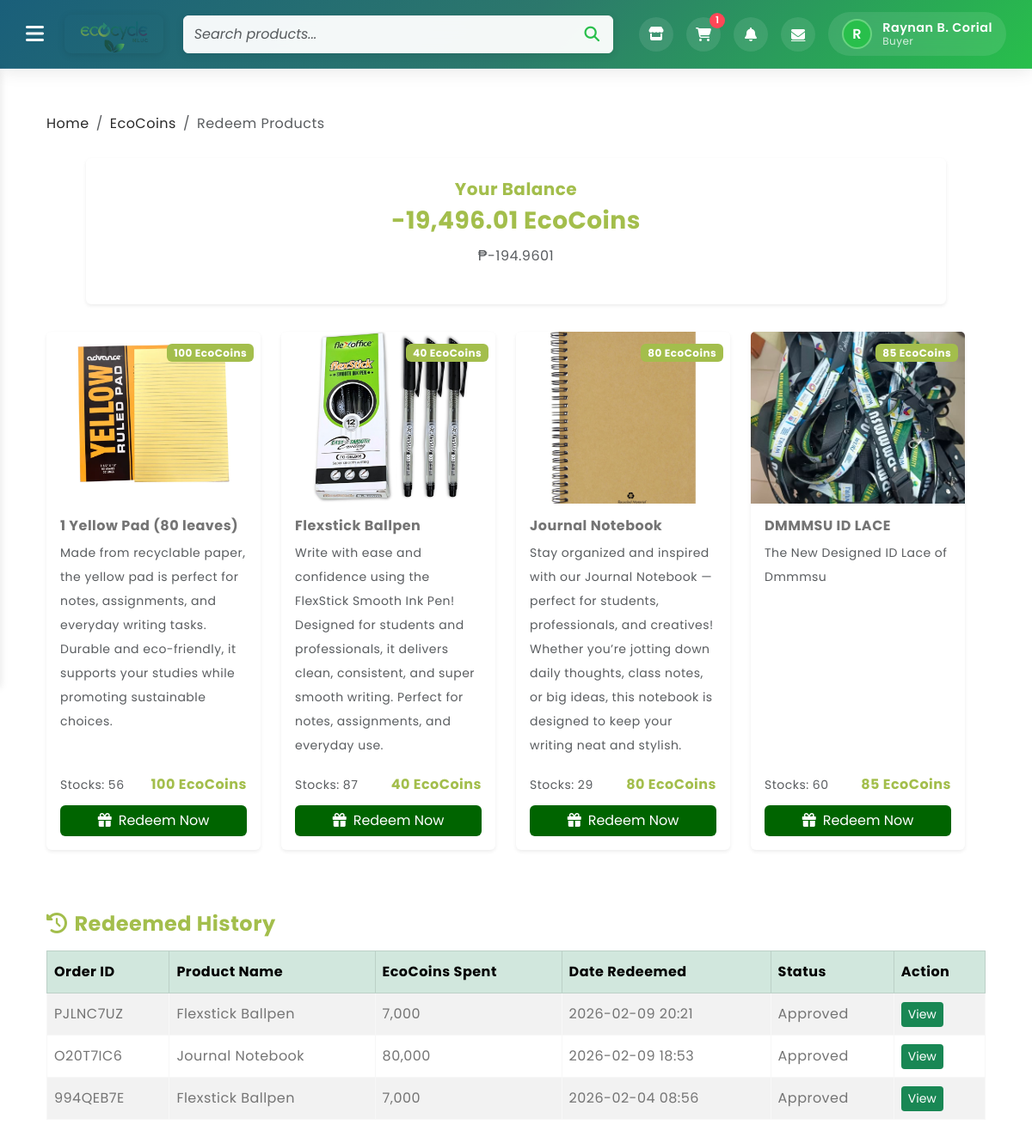
Page /redeemed-products.php (signed in) on the committed database.
### tables this page shows
CREATE TABLE `bardproducts` (
  `id` int(11) NOT NULL AUTO_INCREMENT,
  `name` varchar(255) NOT NULL,
  `description` text DEFAULT NULL,
  `ecocoins_cost` int(11) NOT NULL,
  `stocks` int(11) NOT NULL DEFAULT 0,
  `image` varchar(255) DEFAULT NULL,
  `created_at` timestamp NOT NULL DEFAULT current_timestamp(),
  `updated_at` timestamp NOT NULL DEFAULT current_timestamp() ON UPDATE current_timestamp(),
  PRIMARY KEY (`id`)
);

CREATE TABLE `bardproductsredeem` (
  `redeem_id` int(11) NOT NULL AUTO_INCREMENT,
  `user_id` int(11) NOT NULL,
  `user_type` enum('buyer','seller') NOT NULL,
  `product_id` int(11) NOT NULL,
  `quantity` int(11) NOT NULL DEFAULT 1,
  `ecocoins_spent` int(11) NOT NULL,
  `status` enum('pending','approved','declined','completed') DEFAULT 'pending',
  `created_at` timestamp NOT NULL DEFAULT current_timestamp(),
  `updated_at` timestamp NOT NULL DEFAULT current_timestamp() ON UPDATE current_timestamp(),
  `cost` decimal(10,2) NOT NULL DEFAULT 0.00,
  `order_id` varchar(50) NOT NULL,
  `redeemed_at` datetime NOT NULL DEFAULT current_timestamp(),
  PRIMARY KEY (`redeem_id`)
);

### redeemed-products.php (the view, shortened to what this page needs)
<?php
if ($_SESSION['user_type'] === 'buyer') {
    include 'homeheader.php';
} elseif ($_SESSION['user_type'] === 'seller') {
    include 'sellerheader.php';
} else {
    header('Location: login.php');
    exit();
}
include 'config/database.php';
$user_email = $_SESSION['email'];
$user_username = $_SESSION['username'];
$balance = 0;
$stmt = $pdo->prepare('SELECT ecocoins_balance FROM Buyers WHERE email = ? OR username = ? LIMIT 1');
$stmt->execute([$user_email, $user_username]);
$row = $stmt->fetch();
if ($row) {
    $balance += (float)$row['ecocoins_balance'];
}
$products = [];
$stmt = $pdo->query("SELECT id, name, description, ecocoins_cost, stocks, image FROM bardproducts");
if ($stmt) {
    $products = $stmt->fetchAll(PDO::FETCH_ASSOC);
}
?>
<!DOCTYPE html>
<html lang="en">
<head>
    <link href="https://cdn.jsdelivr.net/npm/bootstrap@5.3.0-alpha3/dist/css/bootstrap.min.css" rel="stylesheet">
    <link rel="stylesheet" type="text/css" href="style.css">
    <link rel="stylesheet" href="https://cdnjs.cloudflare.com/ajax/libs/font-awesome/6.4.0/css/all.min.css">
</head>
<body>
    <div class="container-fluid">
        <div class="row">
            <div class="main-content">
                <div class="container-lg mt-5">
                    <nav aria-label="breadcrumb" class="mb-4">
                        <ol class="breadcrumb">
                            <li class="breadcrumb-item"><a href="home.php" class="text-decoration-none">Home</a></li>
                            <li class="breadcrumb-item"><a href="ecocoins.php" class="text-decoration-none">EcoCoins</a></li>
                            <li class="breadcrumb-item active" aria-current="page">Redeem Products</li>
                        </ol>
                    </nav>
                    <div class="row mb-5">
                        <div class="col-lg-4 mx-auto d-flex justify-content-center">
                            <div class="card shadow-sm border-0" style="min-width: 1000px;">
                                <div class="card-body text-center p-4">
                                    <h5 class="text-success mb-2">Your Balance</h5>
                                    <h3 class="fw-bold text-success"><?php echo number_format($balance, 2); ?> EcoCoins</h3>
                                    <p class="text-muted">₱<?php echo number_format($balance / 100, 4); ?></p>
                                </div>
                            </div>
                        </div>
                        <div style="height: 32px;"></div>
                    <div class="row" id="productsGrid">
                        <?php if (count($products) > 0): ?>
                            <?php foreach ($products as $product): ?>
                                <div class="col-lg-3 col-md-4 col-sm-6 mb-4">
                                    <div class="card shadow-sm border-0 h-100 product-card" style="cursor:default;">
                                        <div class="position-relative">
                                            <img src="<?php echo htmlspecialchars($product['image']); ?>" class="card-img-top" alt="<?php echo htmlspecialchars($product['name']); ?>" style="height: 200px; object-fit: cover;">
                                            <div class="position-absolute top-0 end-0 m-2">
                                                <span class="badge bg-success"><?php echo number_format($product['ecocoins_cost']); ?> EcoCoins</span>
                                            </div>
                                        </div>
                                        <div class="card-body d-flex flex-column">
                                            <h6 class="card-title fw-bold"><?php echo htmlspecialchars($product['name']); ?></h6>
                                            <p class="card-text text-muted small">
                                                <?php echo htmlspecialchars(explode("\n", $product['description'])[0]); ?>
                                            </p>
                                            <div class="mt-auto">
                                                <div class="d-flex justify-content-between align-items-center mb-2">
                                                    <span class="text-muted small">Stocks: <?php echo (int)$product['stocks']; ?></span>
                                                    <span class="text-success fw-bold"><?php echo number_format($product['ecocoins_cost']); ?> EcoCoins</span>
                                                </div>
                                                <button class="btn btn-custom-redeem w-100" onclick="redeemProduct(<?php echo (int)$product['id']; ?>, <?php echo (int)$product['ecocoins_cost']; ?>, '<?php echo addslashes($product['name']); ?>')">
                                                    <i class="fas fa-gift me-2"></i>Redeem Now
                                                </button>
                                            </div>
                                        </div>
                                    </div>
                                </div>
                            <?php endforeach; ?>
                        <?php endif; ?>
                    </div>
                    <div class="mt-5">
                        <h4 class="mb-3 text-success"><i class="fas fa-history me-2"></i>Redeemed History</h4>
                        <div class="table-responsive">
                            <table class="table table-bordered table-striped">
                                <thead class="table-success">
                                    <tr>
                                        <th>Order ID</th>
                                        <th>Product Name</th>
                                        <th>EcoCoins Spent</th>
                                        <th>Date Redeemed</th>
                                        <th>Status</th>
                                        <th>Action</th>
                                    </tr>
                                </thead>
                                <tbody>
                                    <?php
                                    $user_id = $_SESSION['user_id'];
                                    $user_type = $_SESSION['user_type'];
                                    $stmt = $pdo->prepare("SELECT br.order_id, bp.name, br.ecocoins_spent, br.status, br.redeemed_at, bp.image FROM bardproductsredeem br JOIN bardproducts bp ON br.product_id = bp.id WHERE br.user_id = ? AND br.user_type = ? AND br.status = 'approved' ORDER BY br.redeemed_at DESC");
                                    $stmt->execute([$user_id, $user_type]);
                                    $history = $stmt->fetchAll(PDO::FETCH_ASSOC);
                                    if (count($history) > 0):
                                        foreach ($history as $row):
                                    ?>
                                    <tr>
                                        <td><?php echo htmlspecialchars($row['order_id']); ?></td>
                                        <td><?php echo htmlspecialchars($row['name']); ?></td>
                                        <td><?php echo number_format($row['ecocoins_spent']); ?></td>
                                        <td><?php echo date('Y-m-d H:i', strtotime($row['redeemed_at'])); ?></td>
                                        <td><?php echo ucfirst($row['status']); ?></td>
                                        <td>
                                            <button class="btn btn-sm btn-view-green" onclick='showRedeemDetails(<?php echo json_encode($row); ?>)'>View</button>
                                        </td>
                                    </tr>
                                    <?php endforeach; else: ?>
                                    <tr>
                                        <td colspan="5" class="text-center text-muted">No redeemed products found.</td>
                                    </tr>
                                    <?php endif; ?>
                                </tbody>
                            </table>
                        </div>
                    </div>
                </div>
            </div>
        </div>
    </div>
</body>
</html>

### style.css (style rules this page uses)
body { font-family: 'Poppins', sans-serif; --heading-font : "Inter", sans-serif; --bs-link-color: #333; --bs-link-hover-color:#333; --bs-link-color-rgb: 40,40,40; --bs-link-hover-color-rgb: 0,0,0; --bs-light-rgb: 248, 248, 248; --bs-font-sans-serif: "Inter", sans-serif; --bs-body-font-family: 'Poppins', sans-serif; --bs-body-font-size: 1rem; --bs-body-font-weight: 400; --bs-body-line-height: 2; --bs-body-color: #747474; --bs-primary: #6BB252; --bs-primary-rgb: 107, 178, 82; --bs-secondary: #364127; --bs-secondary-rgb: 54, 65, 39; --bs-danger: #F95F09; --bs-danger-rgb: 249, 95, 9; --bs-success: #a3be4c; --bs-success-rgb: 163, 190, 76; --bs-primary-bg-subtle: #FFF9EB; --bs-success-bg-subtle: #eef5e5; --bs-border-color: #F7F7F7; }
body { letter-spacing: 0.03em; }
h1,h2,h3,h4,h5,h6 { font-family: 'Poppins', sans-serif; color: var(--bs-dark); font-weight: 700; }
.container, .container-fluid, .container-lg, .container-md, .container-sm, .container-xl, .container-xxl { --bs-gutter-x: 3rem; }
.main-content { width: 100%; padding-left: 0; padding-right: 0; }

### homeheader.php (style rules this page uses)
body { padding-top: 80px; font-family: 'Poppins', sans-serif; background-color: #f8f9fa; }

### redeemed-products.php (style rules this page uses)
.btn-custom-redeem { background-color: #006400; color: #fff; border: none; }
.btn-view-green { background-color: #198754 !important; color: #fff !important; border: none !important; opacity: 1 !important; transition: background-color 0.2s; }

### rows in the picture
bardproducts: image (picture), ecocoins_cost "100", name "1 Yellow Pad (80 leaves)", description "Made from recyclable paper, the yellow pad is perfect for notes, assignments, and everyday writing tasks. Durable and eco-friendly, it supports your studies while promoting sustainable choices.", stocks "56"
bardproducts: image (picture), ecocoins_cost "40", name "Flexstick Ballpen", description "Write with ease and confidence using the FlexStick Smooth Ink Pen! Designed for students and professionals, it delivers clean, consistent, and super smooth writing. Perfect for notes, assignments, and everyday use.", stocks "87"
bardproducts: image (picture), ecocoins_cost "80", name "Journal Notebook", description "Stay organized and inspired with our Journal Notebook — perfect for students, professionals, and creatives! Whether you’re jotting down daily thoughts, class notes, or big ideas, this notebook is designed to keep your writing neat and stylish.", stocks "29"
bardproducts: image (picture), ecocoins_cost "85", name "DMMMSU ID LACE", description "The New Designed ID Lace of Dmmmsu", stocks "60"
bardproductsredeem: order "PJLNC7UZ", bardproducts.name "Flexstick Ballpen", ecocoins_spent "7,000", redeemed_at "2026-02-09 20:21", status "Approved"
bardproductsredeem: order "O20T7IC6", bardproducts.name "Journal Notebook", ecocoins_spent "80,000", redeemed_at "2026-02-09 18:53", status "Approved"
bardproductsredeem: order "994QEB7E", bardproducts.name "Flexstick Ballpen", ecocoins_spent "7,000", redeemed_at "2026-02-04 08:56", status "Approved"

### other values in the picture
$cart_count "1"
$first_letter "R"
$buyer_name "Raynan B. Corial"
$balance "-19,496.01"
$balance / 100 "-194.9601"
